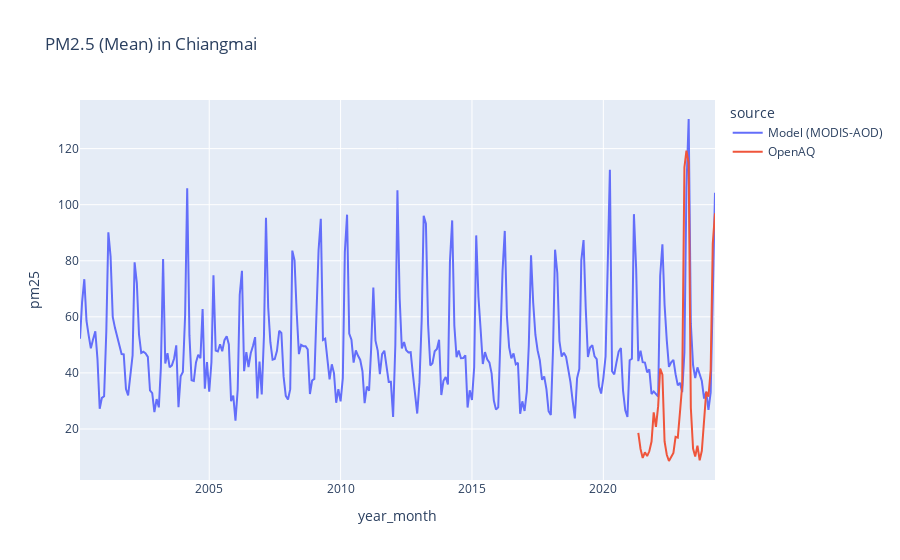

This figure's notebook cell:
### Code cell
import plotly.express as px


fig = px.line(df_pm25, x="year_month", y="pm25", color='source', title='PM2.5 (Mean) in Chiangmai')


fig.show()
fig.write_json(r'./time_series.json')
fig.write_html(r'./time_series.html')

### Figure 1 — Plotly figure (JSON) as saved in the notebook; plotly's stock layout.template omitted (floating-point values rounded to 4 significant figures; data arrays with more than 128 entries replaced by an {"elided": "..."} marker saying what was removed)
{"data": [{"hovertemplate": "source=Model (MODIS-AOD)<br>year_month=%{x}<br>pm25=%{y}<extra></extra>", "legendgroup": "Model (MODIS-AOD)", "line": {"color": "#636efa", "dash": "solid"}, "marker": {"symbol": "circle"}, "mode": "lines", "name": "Model (MODIS-AOD)", "orientation": "v", "showlegend": true, "type": "scatter", "x": {"elided": "290 str values"}, "xaxis": "x", "y": {"elided": "290 float values"}, "yaxis": "y"}, {"hovertemplate": "source=OpenAQ<br>year_month=%{x}<br>pm25=%{y}<extra></extra>", "legendgroup": "OpenAQ", "line": {"color": "#EF553B", "dash": "solid"}, "marker": {"symbol": "circle"}, "mode": "lines", "name": "OpenAQ", "orientation": "v", "showlegend": true, "type": "scatter", "x": ["2021-05", "2021-06", "2021-07", "2021-08", "2021-09", "2021-10", "2021-11", "2021-12", "2022-01", "2022-02", "2022-03", "2022-04", "2022-05", "2022-06", "2022-07", "2022-08", "2022-09", "2022-10", "2022-11", "2022-12", "2023-01", "2023-02", "2023-03", "2023-04", "2023-05", "2023-06", "2023-07", "2023-08", "2023-09", "2023-10", "2023-11", "2023-12", "2024-01", "2024-02", "2024-03", "2024-04"], "xaxis": "x", "y": [18.57, 12.86, 9.657, 11.67, 10.35, 12.04, 15.51, 25.91, 20.79, 28.13, 41.51, 39.4, 15.53, 10.81, 8.578, 9.967, 11.47, 17.21, 16.92, 25.93, 35.57, 113.3, 119.2, 114.9, 27.58, 13.02, 10.19, 14.03, 8.849, 12.24, 23.95, 33.28, 31.51, 41.02, 86.13, 96.92], "yaxis": "y"}], "layout": {"legend": {"title": {"text": "source"}, "tracegroupgap": 0}, "title": {"text": "PM2.5 (Mean) in Chiangmai"}, "xaxis": {"anchor": "y", "domain": [0, 1], "title": {"text": "year_month"}}, "yaxis": {"anchor": "x", "domain": [0, 1], "title": {"text": "pm25"}}}}
